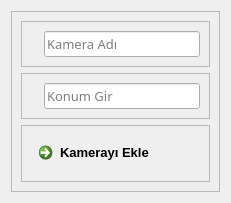
                       <widget class="QWidget" name="page_cs_ac">
                        <property name="geometry">
                         <rect>
                          <x>0</x>
                          <y>0</y>
                          <width>231</width>
                          <height>203</height>
                         </rect>
                        </property>
                        <attribute name="icon">
                         <iconset resource="icons_qrc.qrc">
                          <normaloff>:/white/icons/white-icons/plus-square.svg</normaloff>:/white/icons/white-icons/plus-square.svg</iconset>
                        </attribute>
                        <attribute name="label">
                         <string>Kamera Ekle</string>
                        </attribute>
                        <layout class="QHBoxLayout" name="horizontalLayout_25">
                         <item>
                          <widget class="QFrame" name="frame_cs_ac">
                           <property name="frameShape">
                            <enum>QFrame::StyledPanel</enum>
                           </property>
                           <property name="frameShadow">
                            <enum>QFrame::Raised</enum>
                           </property>
                           <layout class="QVBoxLayout" name="verticalLayout_5">
                            <item alignment="Qt::AlignTop">
                             <widget class="QFrame" name="frame_choose_c">
                              <property name="frameShape">
                               <enum>QFrame::StyledPanel</enum>
                              </property>
                              <property name="frameShadow">
                               <enum>QFrame::Raised</enum>
                              </property>
                              <layout class="QHBoxLayout" name="horizontalLayout_26">
                               <item alignment="Qt::AlignLeft|Qt::AlignVCenter">
                                <widget class="QLabel" name="cam_i">
                                 <property name="text">
                                  <string/>
                                 </property>
                                 <property name="pixmap">
                                  <pixmap resource="icons_qrc.qrc">:/white/icons/white-icons/camera.svg</pixmap>
                                 </property>
                                 <property name="scaledContents">
                                  <bool>true</bool>
                                 </property>
                                </widget>
                               </item>
                               <item>
                                <widget class="QLineEdit" name="lineEdit_cam_name">
                                 <property name="font">
                                  <font>
                                   <family>Century Gothic</family>
                                   <pointsize>10</pointsize>
                                  </font>
                                 </property>
                                 <property name="placeholderText">
                                  <string>Kamera Adı</string>
                                 </property>
                                </widget>
                               </item>
                              </layout>
                             </widget>
                            </item>
                            <item>
                             <widget class="QFrame" name="frame_cs_ac_al">
                              <property name="frameShape">
                               <enum>QFrame::StyledPanel</enum>
                              </property>
                              <property name="frameShadow">
                               <enum>QFrame::Raised</enum>
                              </property>
                              <layout class="QHBoxLayout" name="horizontalLayout_43">
                               <item alignment="Qt::AlignLeft|Qt::AlignVCenter">
                                <widget class="QLabel" name="label_cs_ac_al">
                                 <property name="text">
                                  <string/>
                                 </property>
                                 <property name="pixmap">
                                  <pixmap resource="icons_qrc.qrc">:/white/icons/white-icons/map-pin.svg</pixmap>
                                 </property>
                                 <property name="scaledContents">
                                  <bool>true</bool>
                                 </property>
                                </widget>
                               </item>
                               <item>
                                <widget class="QLineEdit" name="lineEdit_cs_ac_al">
                                 <property name="font">
                                  <font>
                                   <family>Century Gothic</family>
                                   <pointsize>10</pointsize>
                                  </font>
                                 </property>
                                 <property name="placeholderText">
                                  <string>Konum Gir</string>
                                 </property>
                                </widget>
                               </item>
                              </layout>
                             </widget>
                            </item>
                            <item>
                             <widget class="QFrame" name="frame_choose_b">
                              <property name="sizePolicy">
                               <sizepolicy hsizetype="Preferred" vsizetype="Expanding">
                                <horstretch>0</horstretch>
                                <verstretch>0</verstretch>
                               </sizepolicy>
                              </property>
                              <property name="frameShape">
                               <enum>QFrame::StyledPanel</enum>
                              </property>
                              <property name="frameShadow">
                               <enum>QFrame::Raised</enum>
                              </property>
                              <layout class="QHBoxLayout" name="horizontalLayout_27">
                               <item alignment="Qt::AlignTop">
                                <widget class="QCommandLinkButton" name="commandLinkButton_ac">
                                 <property name="font">
                                  <font>
                                   <family>Segoe UI</family>
                                   <pointsize>10</pointsize>
                                  </font>
                                 </property>
                                 <property name="text">
                                  <string>Kamerayı Ekle</string>
                                 </property>
                                 <property name="icon">
                                  <iconset resource="icons_qrc.qrc">
                                   <normaloff>:/white/icons/white-icons/plus-square.svg</normaloff>:/white/icons/white-icons/plus-square.svg</iconset>
                                 </property>
                                 <property name="iconSize">
                                  <size>
                                   <width>25</width>
                                   <height>25</height>
                                  </size>
                                 </property>
                                </widget>
                               </item>
                              </layout>
                             </widget>
                            </item>
                           </layout>
                          </widget>
                         </item>
                        </layout>
                       </widget>
